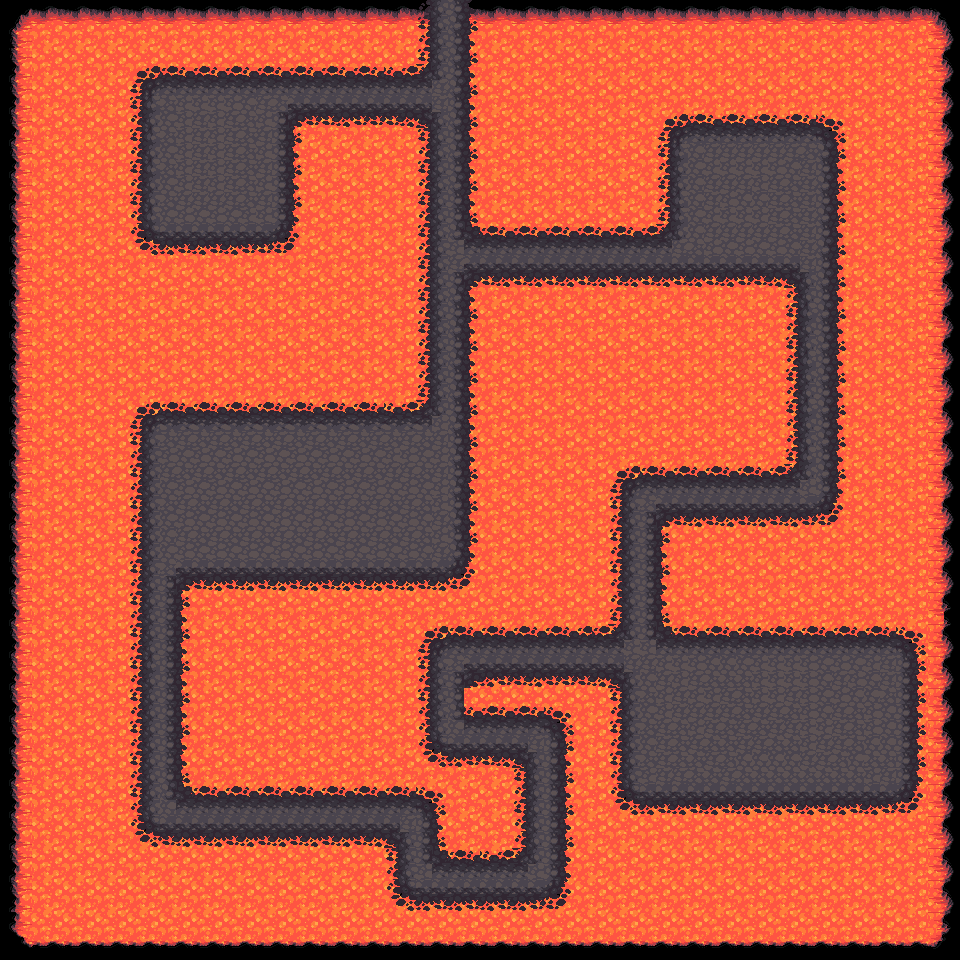

This is a level from a 2D game, rendered from its Tiled map with the project's own tilesets. A one-line summary and the map file follow, with tile-layer data summarised:
An orthogonal 60x60 tile map with 16x16 px tiles, 4 tile layers (terrain, background, foreground, events), 2 tilesets.

<map version="1.0" orientation="orthogonal" renderorder="right-down" width="60" height="60" tilewidth="16" tileheight="16" nextobjectid="1">
 <tileset firstgid="1" name="tileset" tilewidth="16" tileheight="16">
  <image source="../../tileset.png" width="1744" height="848" />
 </tileset>
 <tileset firstgid="5778" name="terrain" tilewidth="16" tileheight="16">
  <image source="../../terrain.png" width="1024" height="1024" />
 </tileset>
 <layer name="terrain" width="60" height="60">
  <data>[3600 cells, 3600 non-empty, 51 distinct tile ids]</data>
 </layer>
 <layer name="background" width="60" height="60">
  <data>[3600 cells, 483 non-empty, 24 distinct tile ids]</data>
 </layer>
 <layer name="foreground" width="60" height="60">
  <data>[3600 cells, 0 non-empty, 0 distinct tile ids]</data>
 </layer>
 <objectgroup name="collisionobjects" />
 <layer name="events" width="60" height="60">
  <data>[3600 cells, 0 non-empty, 0 distinct tile ids]</data>
 </layer>
</map>
